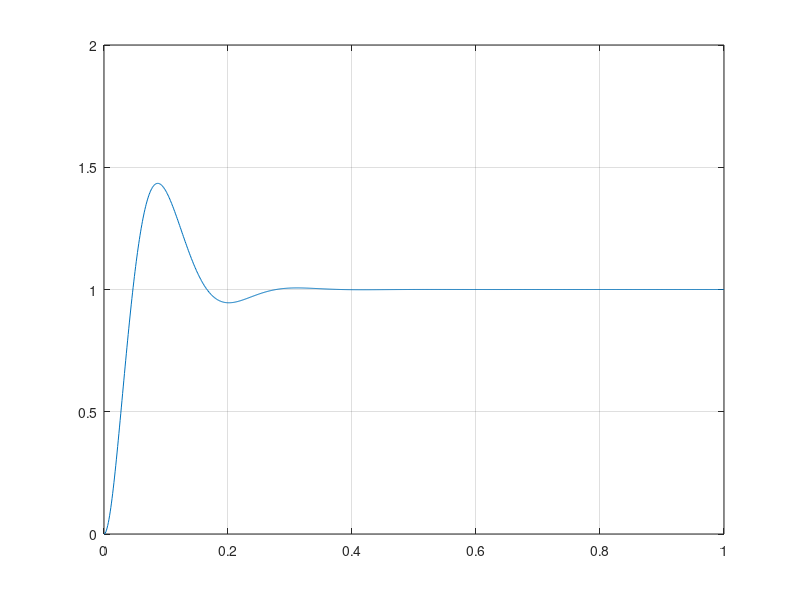

This figure's MATLAB source:


num1 = [312];                   % The numerator of the plant
den1 = [0.0047 0.41 8 0];       % the denominator of the plant
sys_plant = tf(num1, den1);
kp = 1.34;
ki = 14.09;
kd = 0.032;
num2 = [kd kp ki];              % The numerator of the controller
den2 = [1 0];                   % the denominator of the controller
sys_controller = tf(num2, den2);
sysf = series(sys_plant, sys_controller);
sys = feedback(sysf, 1);        % Loop response
T = 0:0.001:1;                  % Sample freq. 1000Hz
[y, T] = step(sys,T);
Err = 1. - y;                   % The error
SAE = sum(abs(Err));  

figure(4);
plot(T, y);
grid on;